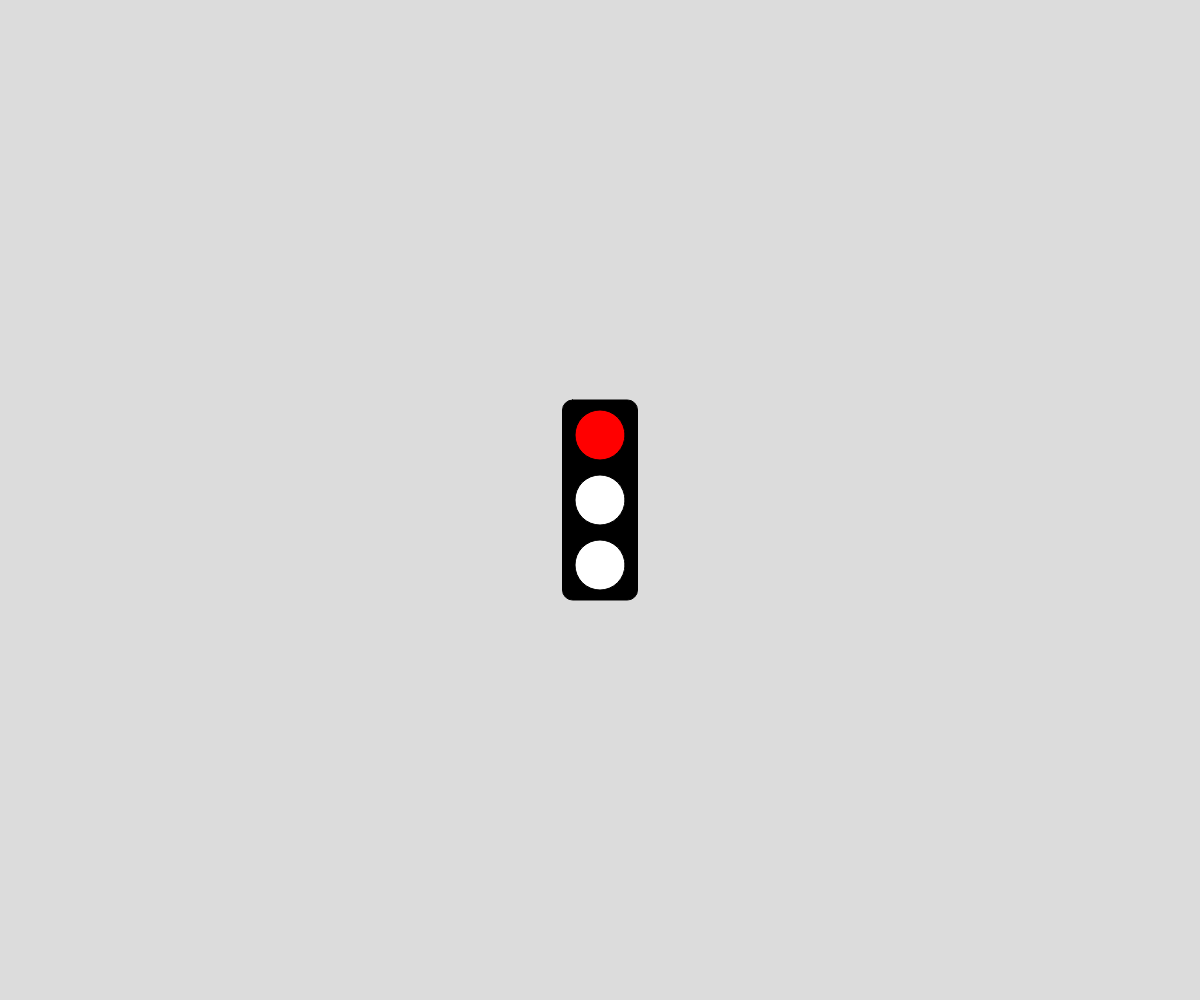
Frame 1 (no input)
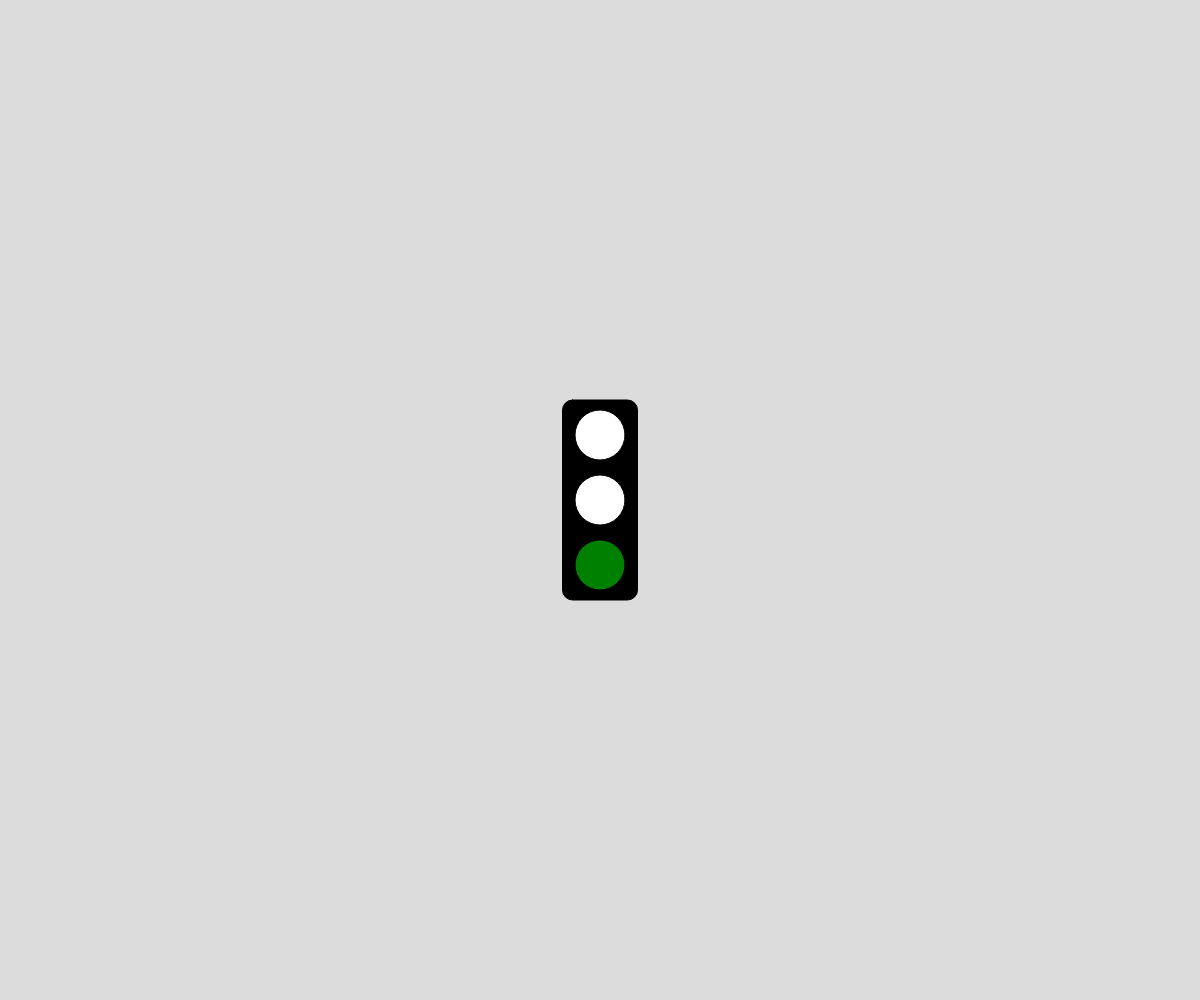
Frame 60 (no input)
Frame 120 (the mouse pressed at the canvas centre since frame 60): identical to frame 60, image omitted

The p5.js sketch that drew these frames (run headless with seeded random() and noise() and a simulated clock; from frame 60 on, the mouse is pressed at the canvas centre):

// p5.js sketch
// ── sketch.js
// Traffic Light
// Richard 
// Sept 23rd

// state variables
let is_red = true, is_yellow = false, is_green = false;
let red_duration = 5000, yellow_duration = 1000, green_duration = 5000;
let total_duration = red_duration+yellow_duration+green_duration;

function setup() {
  createCanvas(windowWidth, windowHeight);
}

function draw() {
  background(220);
  draw_light();
}

function draw_light(){
  // box
  rectMode(CENTER);
  fill("black");
  rect(width/2, height/2, 75, 200, 10);


  // lights
  is_yellow? fill("yellow"):fill("white");
  circle(width/2,height/2,50); // middle

  is_red? fill("red"):fill("white");
  circle(width/2,height/2-65,50); // top

  is_green? fill("green"): fill("white");
  circle(width/2,height/2+65,50); // down

  // switch light function
  switch_light();
}

function switch_light(){
  if(millis() % total_duration < red_duration){
    is_green = true;
    is_yellow = is_red = false;
  }
  else if(millis() % total_duration < red_duration + yellow_duration){
    is_yellow = true;
    is_red = is_green = false;
  }
  else{
    is_red = true;
    is_yellow = is_green = false;
  }
}
